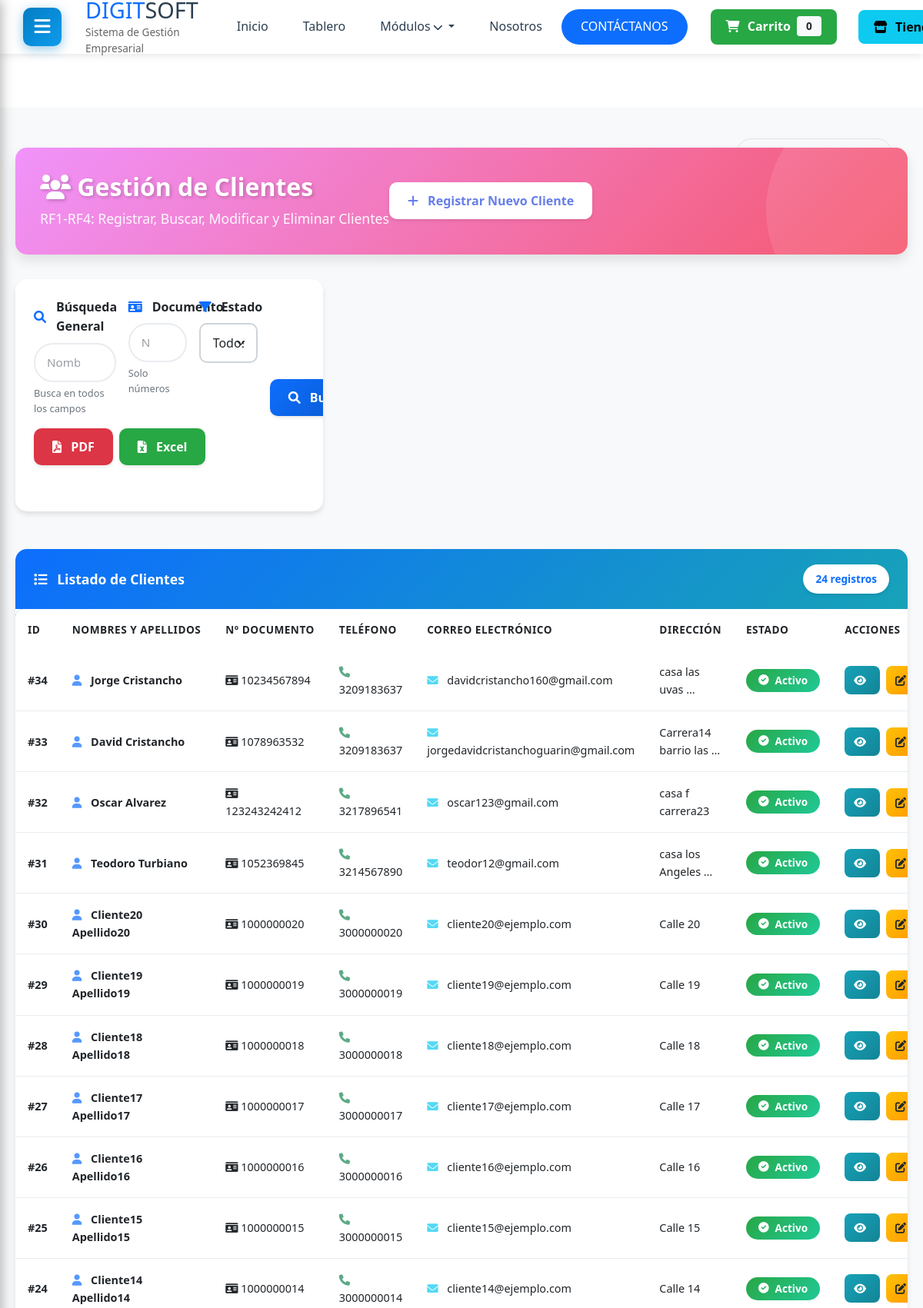
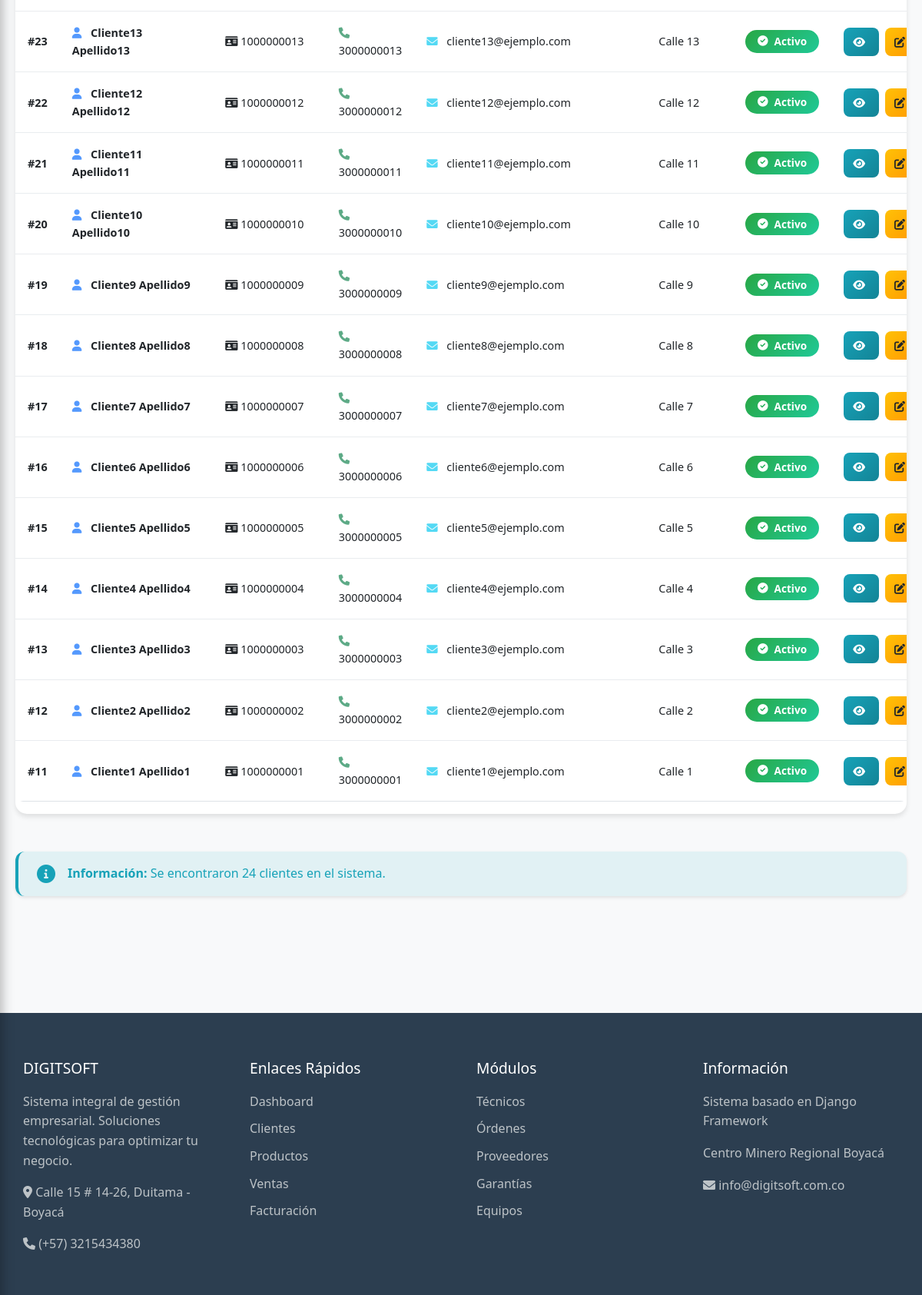
The app's page /clientes/ (signed in, upper part) with its own data (2 pictures, top to bottom).
### clientes/models.py (models this page shows, shortened)
class Cliente(models.Model):
    nombres = models.CharField(max_length=100, verbose_name="Nombres")
    apellidos = models.CharField(max_length=100, verbose_name="Apellidos")
    numero_documento = models.CharField(max_length=20, unique=True, verbose_name="Número de Documento")
    telefono = models.CharField(max_length=15, verbose_name="Teléfono")
    correo = models.EmailField(validators=[EmailValidator()], verbose_name="Correo Electrónico")
    direccion = models.TextField(verbose_name="Dirección")
    activo = models.BooleanField(default=True, verbose_name="Cliente Activo")
    fecha_registro = models.DateTimeField(auto_now_add=True, verbose_name="Fecha de Registro")
    fecha_actualizacion = models.DateTimeField(auto_now=True, verbose_name="Fecha de Actualización")
    observaciones = models.TextField(blank=True, verbose_name="Observaciones")
    class Meta:
        verbose_name = "Cliente"
        verbose_name_plural = "Clientes"
        ordering = ['-fecha_registro']
        db_table = 'clientes'
    @property
    def nombre_completo(self):
        return f"{self.nombres} {self.apellidos}"

### clientes/views.py (the view, shortened to what this page needs)
# urls.py: path('', views.lista_clientes, name='lista'),
@login_required
@staff_required
def lista_clientes(request):
    query = request.GET.get('q', '').strip()
    documento = request.GET.get('documento', '').strip()
    estado = request.GET.get('estado', '')
    clientes = Cliente.objects.all()
    if documento:
        if documento.isdigit():  # Validación: solo números
            clientes = clientes.filter(numero_documento__icontains=documento)
        else:
            messages.error(request, 'El número de documento debe contener solo números.')
    if estado:
        if estado == 'activo':
            clientes = clientes.filter(activo=True)
        elif estado == 'inactivo':
            clientes = clientes.filter(activo=False)
    clientes = clientes.order_by('-fecha_registro')
    context = {
        'clientes': clientes,
        'query': query,
        'documento': documento,
        'estado': estado,
    }
    return render(request, 'clientes/lista.html', context)

### templates/clientes/lista.html (shortened to what this page needs)
{% extends 'base_dashboard.html' %}
{% load static %}
{% block extra_css %}
<link rel="stylesheet" href="{% static 'css/clientes-enhanced.css' %}">
{% endblock %}
{% block content %}
<div class="container-fluid clientes-container animate-fade-in">
    <div class="module-header animate-slide-in">
        <div class="d-flex justify-content-between align-items-center">
            <div>
                <h2><i class="fas fa-users"></i> Gestión de Clientes</h2>
                <p>RF1-RF4: Registrar, Buscar, Modificar y Eliminar Clientes</p>
            </div>
            <a href="{% url 'clientes:crear' %}" class="btn btn-light btn-enhanced">
                <i class="fas fa-plus"></i> Registrar Nuevo Cliente
            </a>
        </div>
    </div>
    <div class="row mb-4 animate-slide-in">
        <div class="col-12">
            <div class="card card-enhanced search-box">
                <form method="get" id="searchForm" class="row g-3">
                    <div class="col-md-4">
                        <label for="searchQuery">
                            <i class="fas fa-search"></i> Búsqueda General
                        </label>
                        <input type="text"
                               id="searchQuery"
                               name="q"
                               class="form-control form-control-enhanced"
                               placeholder="Nombres, apellidos, documento..."
                               value="{{ query }}"
                               autocomplete="off">
                        <small class="text-muted">Busca en todos los campos</small>
                    </div>
                    <div class="col-md-3">
                        <label for="searchDocumento">
                            <i class="fas fa-id-card"></i> Documento
                        </label>
                        <input type="text"
                               id="searchDocumento"
                               name="documento"
                               class="form-control form-control-enhanced"
                               placeholder="Número de documento"
                               value="{{ documento }}"
                               pattern="[0-9]*"
                               maxlength="20">
                        <small class="text-muted">Solo números</small>
                    </div>
                    <div class="col-md-3">
                        <label for="searchEstado">
                            <i class="fas fa-filter"></i> Estado
                        </label>
                        <select id="searchEstado" name="estado" class="form-select form-select-enhanced">
                            <option value="">Todos</option>
                        </select>
                    </div>
                    <div class="col-md-2 d-flex align-items-end gap-2">
                        <button type="submit" class="btn btn-primary-enhanced btn-enhanced flex-fill">
                            <i class="fas fa-search"></i> Buscar
                        </button>
                    </div>
                    <div class="col-md-2 d-flex align-items-end gap-2">
                        <a href="{% url 'clientes:reporte_pdf' %}?{{ request.GET.urlencode }}"
                           class="btn btn-danger btn-enhanced flex-fill" title="Descargar PDF">
                            <i class="fas fa-file-pdf"></i> PDF
                        </a>
                        <a href="{% url 'clientes:reporte_excel' %}?{{ request.GET.urlencode }}"
                           class="btn btn-success btn-enhanced flex-fill" title="Descargar Excel">
                            <i class="fas fa-file-excel"></i> Excel
                        </a>
                    </div>
                </form>
                <div id="searchStatus" class="mt-3"></div>
            </div>
        </div>
    </div>
    <div class="row animate-slide-in">
        <div class="col-12">
            <div class="card card-enhanced">
                <div class="card-header card-header-enhanced">
                    <div class="d-flex justify-content-between align-items-center">
                        <span>
                            <i class="fas fa-list"></i> Listado de Clientes
                        </span>
                        <span class="records-counter">{{ clientes.count }} registro{{ clientes.count|pluralize }}</span>
                    </div>
                </div>
                <div class="card-body p-0">
                    {% if clientes %}
                    <div class="table-responsive">
                        <table class="table table-enhanced mb-0">
                            <thead>
                                <tr>
                                    <th width="5%">ID</th>
                                    <th width="20%">NOMBRES Y APELLIDOS</th>
                                    <th width="12%">Nº DOCUMENTO</th>
                                    <th width="12%">TELÉFONO</th>
                                    <th width="18%">CORREO ELECTRÓNICO</th>
                                    <th width="15%">DIRECCIÓN</th>
                                    <th width="10%">ESTADO</th>
                                    <th width="12%">ACCIONES</th>
                                </tr>
                            </thead>
                            <tbody>
                                {% for cliente in clientes %}
                                <tr class="animate-fade-in">
                                    <td><strong>#{{ cliente.id }}</strong></td>
                                    <td>
                                        <i class="fas fa-user text-primary"></i>
                                        <strong>{{ cliente.nombre_completo }}</strong>
                                    </td>
                                    <td>
                                        <i class="fas fa-id-card"></i>
                                        {{ cliente.numero_documento }}
                                    </td>
                                    <td>
                                        <i class="fas fa-phone text-success"></i>
                                        {{ cliente.telefono }}
                                    </td>
                                    <td>
                                        <i class="fas fa-envelope text-info"></i>
                                        {{ cliente.correo }}
                                    </td>
                                    <td>{{ cliente.direccion|truncatewords:3 }}</td>
                                    <td>
                                        {% if cliente.activo %}
                                        <span class="badge badge-enhanced badge-success-enhanced">
                                            <i class="fas fa-check-circle"></i> Activo
                                        </span>
                                        {% else %}
                                        <span class="badge badge-enhanced badge-secondary-enhanced">
                                            <i class="fas fa-ban"></i> Inactivo
                                        </span>
                                        {% endif %}
                                    </td>
                                    <td>
                                        <div class="btn-group-enhanced">
                                            <a href="{% url 'clientes:detalle' cliente.pk %}"
                                               class="btn btn-info-enhanced btn-sm-enhanced"
                                               title="Ver detalles"
                                               data-bs-toggle="tooltip">
                                                <i class="fas fa-eye"></i>
                                            </a>
                                            <a href="{% url 'clientes:editar' cliente.pk %}"
                                               class="btn btn-warning-enhanced btn-sm-enhanced"
                                               title="Editar cliente"
                                               data-bs-toggle="tooltip">
                                                <i class="fas fa-edit"></i>
                                            </a>
                                        </div>
                                    </td>
                                </tr>
                                {% endfor %}
                            </tbody>
                        </table>
                    </div>
                    {% endif %}
                </div>
            </div>
        </div>
    </div>
    {% if clientes %}
    <div class="row mt-4 animate-slide-in">
        <div class="col-12">
            <div class="alert alert-info-enhanced alert-enhanced">
                <i class="fas fa-info-circle"></i>
                <div>
                    <strong>Información:</strong> Se encontraron {{ clientes.count }} cliente{{ clientes.count|pluralize }} en el sistema.
                </div>
            </div>
        </div>
    </div>
    {% endif %}
</div>
{% endblock %}

### static/css/dashboard.css (style rules this page uses)
:root { --primary-color: #037dc4; --secondary-color: #0f9bec; --dark-color: #2c3e50; --light-color: #f9f9f9; --sidebar-width: 250px; --header-height: 70px; }
* { margin: 0; padding: 0; box-sizing: border-box; }
body { font-family: 'Segoe UI', Tahoma, Geneva, Verdana, sans-serif; background-color: #f5f6fa; color: #323235; line-height: 1.6; min-height: 100vh; display: flex; flex-direction: column; }
.alert { animation: slideInRight 0.3s ease; }

### static/css/theme-switcher.css (style rules this page uses)
:root { --bg-primary: #ffffff; --bg-secondary: #f8f9fa; --bg-card: #ffffff; --text-primary: #212529; --text-secondary: #6c757d; --border-color: #dee2e6; --shadow: rgba(0, 0, 0, 0.1); --primary-color: #0d6efd; --success-color: #28a745; --danger-color: #dc3545; --warning-color: #ffc107; --info-color: #17a2b8; --input-bg: #ffffff; --input-border: #ced4da; --table-hover: #f8f9fa; }
body { background-color: var(--bg-primary); color: var(--text-primary); transition: background-color 0.3s ease, color 0.3s ease; }
.card { background-color: var(--bg-card); border-color: var(--border-color); color: var(--text-primary); box-shadow: 0 0.125rem 0.25rem var(--shadow); transition: all 0.3s ease; }
.card-header { background-color: var(--primary-color); border-bottom-color: var(--border-color); }
.form-control, .form-select { background-color: var(--input-bg); border-color: var(--input-border); color: var(--text-primary); transition: all 0.3s ease; }
.table { color: var(--text-primary); }
.alert { background-color: var(--bg-card); border-color: var(--border-color); color: var(--text-primary); }
.text-muted { color: var(--text-secondary) !important; }
.badge { transition: all 0.3s ease; }
.container-fluid, .container { transition: all 0.3s ease; }
* { transition: background-color 0.3s ease, color 0.3s ease, border-color 0.3s ease; }

### static/css/accessibility.css (style rules this page uses)
body { transition: background-color 0.3s ease, color 0.3s ease, filter 0.3s ease; }

### static/css/responsive-global.css (style rules this page uses)
:root { --container-max-width: 1200px; --spacing-xs: 0.5rem; --spacing-sm: 1rem; --spacing-md: 1.5rem; --spacing-lg: 2rem; --spacing-xl: 3rem; }
* { box-sizing: border-box; }
html { font-size: 16px; -webkit-text-size-adjust: 100%; -ms-text-size-adjust: 100%; }
body { margin: 0; padding: 0; overflow-x: hidden !important; max-width: 100vw; }
.container, .container-fluid { width: 100%; padding-right: 15px; padding-left: 15px; margin-right: auto; margin-left: auto; }
.table-responsive { display: block; width: 100%; overflow-x: auto; -webkit-overflow-scrolling: touch; }
.row { display: flex; flex-wrap: wrap; margin-right: -15px; margin-left: -15px; }
[class*="col-"] { position: relative; width: 100%; padding-right: 15px; padding-left: 15px; }
@media (min-width: 768px) { .col-md-2 { flex: 0 0 16.666667%; max-width: 16.666667%; } }
@media (min-width: 768px) { .col-md-3 { flex: 0 0 25%; max-width: 25%; } }
@media (min-width: 768px) { .col-md-4 { flex: 0 0 33.333333%; max-width: 33.333333%; } }
.card { position: relative; display: flex; flex-direction: column; min-width: 0; word-wrap: break-word; background-color: #fff; border: 1px solid rgba(0,0,0,.125); border-radius: 0.25rem; margin-bottom: 1rem; }
.card-body { flex: 1 1 auto; padding: 1.25rem; }
.btn { display: inline-block; font-weight: 400; text-align: center; white-space: nowrap; vertical-align: middle; user-select: none; border: 1px solid transparent; padding: 0.375rem 0.75rem; font-size: 1rem; line-height: 1.5; border-radius: 0.25rem; transition: all 0.15s ease-in-out; cursor: pointer; }
.form-control { display: block; width: 100%; padding: 0.375rem 0.75rem; font-size: 1rem; line-height: 1.5; color: #495057; background-color: #fff; border: 1px solid #ced4da; border-radius: 0.25rem; }
h2, .h2 { font-size: 2rem; }

### static/css/responsive-modulos.css (style rules this page uses)
.module-header { display: flex; justify-content: space-between; align-items: center; margin-bottom: 2rem; flex-wrap: wrap; gap: 1rem; }
.table { min-width: 800px; }
.badge { display: inline-block; padding: 0.35em 0.65em; font-size: 0.75rem; font-weight: 600; line-height: 1; color: #fff; text-align: center; white-space: nowrap; vertical-align: baseline; border-radius: 0.25rem; }
.alert { padding: 1rem 1.25rem; margin-bottom: 1rem; border: 1px solid transparent; border-radius: 0.25rem; }

### static/css/responsive-fixes.css (style rules this page uses)
body { padding-bottom: 20px; }
.alert { margin-bottom: 20px; }
html, body { overflow-x: hidden; position: relative; }
.container, .container-fluid { padding-bottom: 100px; }
.badge { padding: 6px 12px; font-size: 0.85rem; }

### records on screen
Cliente: id "34", nombre_completo "Jorge Cristancho", numero_documento "10234567894", telefono "3209183637", correo "davidcristancho160@gmail.com", direccion "casa las uvas …", activo True (drawn)
Cliente: id "33", nombre_completo "David Cristancho", numero_documento "1078963532", telefono "3209183637", correo "jorgedavidcristanchoguarin@gmail.com", direccion "Carrera14 barrio las …", activo True (drawn)
Cliente: id "32", nombre_completo "Oscar Alvarez", numero_documento "123243242412", telefono "3217896541", correo "oscar123@gmail.com", direccion "casa f carrera23", activo True (drawn)
Cliente: id "31", nombre_completo "Teodoro Turbiano", numero_documento "1052369845", telefono "3214567890", correo "teodor12@gmail.com", direccion "casa los Angeles …", activo True (drawn)
Cliente: id "30", nombre_completo "Cliente20 Apellido20", numero_documento "1000000020", telefono "3000000020", correo "cliente20@ejemplo.com", direccion "Calle 20", activo True (drawn)
Cliente: id "29", nombre_completo "Cliente19 Apellido19", numero_documento "1000000019", telefono "3000000019", correo "cliente19@ejemplo.com", direccion "Calle 19", activo True (drawn)
Cliente: id "28", nombre_completo "Cliente18 Apellido18", numero_documento "1000000018", telefono "3000000018", correo "cliente18@ejemplo.com", direccion "Calle 18", activo True (drawn)
Cliente: id "27", nombre_completo "Cliente17 Apellido17", numero_documento "1000000017", telefono "3000000017", correo "cliente17@ejemplo.com", direccion "Calle 17", activo True (drawn)
Cliente: id "26", nombre_completo "Cliente16 Apellido16", numero_documento "1000000016", telefono "3000000016", correo "cliente16@ejemplo.com", direccion "Calle 16", activo True (drawn)
Cliente: id "25", nombre_completo "Cliente15 Apellido15", numero_documento "1000000015", telefono "3000000015", correo "cliente15@ejemplo.com", direccion "Calle 15", activo True (drawn)
Cliente: id "24", nombre_completo "Cliente14 Apellido14", numero_documento "1000000014", telefono "3000000014", correo "cliente14@ejemplo.com", direccion "Calle 14", activo True (drawn)
Cliente: id "23", nombre_completo "Cliente13 Apellido13", numero_documento "1000000013", telefono "3000000013", correo "cliente13@ejemplo.com", direccion "Calle 13", activo True (drawn)
Cliente: id "22", nombre_completo "Cliente12 Apellido12", numero_documento "1000000012", telefono "3000000012", correo "cliente12@ejemplo.com", direccion "Calle 12", activo True (drawn)
Cliente: id "21", nombre_completo "Cliente11 Apellido11", numero_documento "1000000011", telefono "3000000011", correo "cliente11@ejemplo.com", direccion "Calle 11", activo True (drawn)
Cliente: id "20", nombre_completo "Cliente10 Apellido10", numero_documento "1000000010", telefono "3000000010", correo "cliente10@ejemplo.com", direccion "Calle 10", activo True (drawn)
Cliente: id "19", nombre_completo "Cliente9 Apellido9", numero_documento "1000000009", telefono "3000000009", correo "cliente9@ejemplo.com", direccion "Calle 9", activo True (drawn)
Cliente: id "18", nombre_completo "Cliente8 Apellido8", numero_documento "1000000008", telefono "3000000008", correo "cliente8@ejemplo.com", direccion "Calle 8", activo True (drawn)
Cliente: id "17", nombre_completo "Cliente7 Apellido7", numero_documento "1000000007", telefono "3000000007", correo "cliente7@ejemplo.com", direccion "Calle 7", activo True (drawn)
Cliente: id "16", nombre_completo "Cliente6 Apellido6", numero_documento "1000000006", telefono "3000000006", correo "cliente6@ejemplo.com", direccion "Calle 6", activo True (drawn)
Cliente: id "15", nombre_completo "Cliente5 Apellido5", numero_documento "1000000005", telefono "3000000005", correo "cliente5@ejemplo.com", direccion "Calle 5", activo True (drawn)
Cliente: id "14", nombre_completo "Cliente4 Apellido4", numero_documento "1000000004", telefono "3000000004", correo "cliente4@ejemplo.com", direccion "Calle 4", activo True (drawn)
Cliente: id "13", nombre_completo "Cliente3 Apellido3", numero_documento "1000000003", telefono "3000000003", correo "cliente3@ejemplo.com", direccion "Calle 3", activo True (drawn)
Cliente: id "12", nombre_completo "Cliente2 Apellido2", numero_documento "1000000002", telefono "3000000002", correo "cliente2@ejemplo.com", direccion "Calle 2", activo True (drawn)
Cliente: id "11", nombre_completo "Cliente1 Apellido1", numero_documento "1000000001", telefono "3000000001", correo "cliente1@ejemplo.com", direccion "Calle 1", activo True (drawn)

### other values on screen
{{ clientes.count }} "24"
